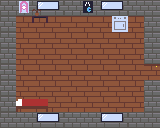

This is a level from a 2D game, rendered from its Tiled map with the project's own tilesets. A one-line summary and the complete map file follow:
An orthogonal 10x8 tile map with 16x16 px tiles, 2 tile layers (Tile Layer 1, Tile Layer 2).

<map version="1.10" tiledversion="1.11.0" orientation="orthogonal" renderorder="right-down" width="10" height="8" tilewidth="16" tileheight="16" infinite="0" nextlayerid="3" nextobjectid="1">
 <tileset firstgid="1" name="sprite_map" tilewidth="16" tileheight="16" tilecount="100" columns="10">
  <image source="sprite_map.png" width="160" height="160" />
 </tileset>
 <layer id="1" name="Tile Layer 1" width="10" height="8">
  <data encoding="csv">
1,1,2,3,1,1,2,3,1,1,
1,4,4,4,4,4,4,4,4,1,
1,4,4,4,4,4,4,4,4,1,
1,4,4,4,4,4,4,4,4,1,
1,4,4,4,4,4,4,4,4,4,
1,4,4,4,4,4,4,4,4,1,
1,4,4,4,4,4,4,4,4,1,
1,1,2,3,1,1,2,3,1,1
</data>
 </layer>
 <layer id="2" name="Tile Layer 2" width="10" height="8">
  <data encoding="csv">
0,38,15,0,0,28,0,0,0,0,
0,0,25,0,0,0,0,27,0,0,
0,0,0,0,0,0,0,0,0,0,
0,0,0,0,0,0,0,0,0,0,
0,0,0,0,0,0,0,0,0,7,
0,0,0,0,0,0,0,0,0,0,
0,5,6,0,0,0,0,0,0,0,
0,0,0,0,0,0,0,0,0,0
</data>
 </layer>
</map>